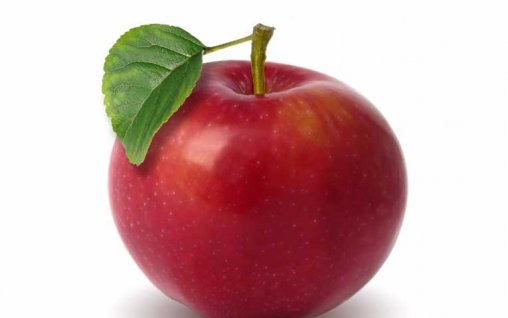
#> input picture imagine.jpeg, 508 x 318 px
$ python paul.py
#> lines starting #> are read from the running program, lines starting #| are printed output that depends on the picture; after the words box and inside, x2 and y2 are one past the last pixel; in counts of white or black regions, pixels touching at a corner belong together
import cv2

# incarca imaginea sau deschide fluxul de video
import imutils as imutils

image = cv2.imread("imagine.jpeg")
#> image is the input picture: shape (318, 508, 3); mean B, G, R 167, 168.1, 205.3
#video_capture = cv2.VideoCapture(0)

# convertește imaginea la niveluri de gri
gray = cv2.cvtColor(image, cv2.COLOR_BGR2GRAY)
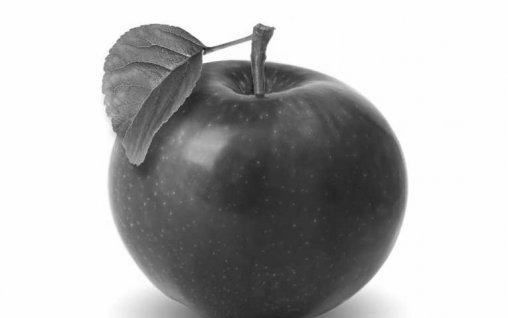
#> gray: shape (318, 508); min 25, max 255, mean 179.1

# aplică un filtru de reducere a zgomotului pentru a îmbunătăți detectarea
gray = cv2.GaussianBlur(gray, (5, 5), 0)

# detectează marginile în imaginea grayscale
edged = cv2.Canny(gray, 35, 125)
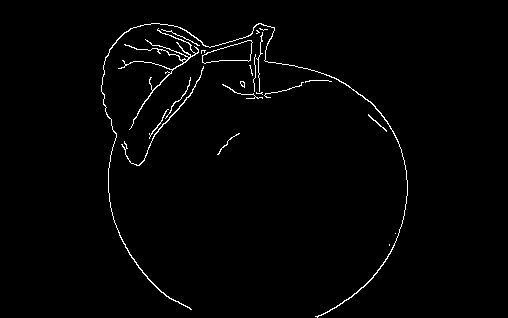
#> edged: shape (318, 508); 1.5% white in thin lines or dots, all inside (x1, y1, x2, y2) = (101, 23, 408, 318)

# găsește formele în imagine
cnts = cv2.findContours(edged.copy(), cv2.RETR_LIST, cv2.CHAIN_APPROX_SIMPLE)
#> cnts = 25 contours, 20 with area under 20; largest, box (x1, y1, x2, y2) and area: (202, 40, 253, 64) 677, (202, 40, 253, 64) 672, (101, 23, 408, 318) 241, (118, 28, 199, 130) 128, (121, 66, 204, 166) 66
cnts = imutils.grab_contours(cnts)

# bucla prin forme și le desenează în imagine
for c in cnts:
    cv2.drawContours(image, [c], -1, (0, 255, 0), 2)
#> this loop made 25 passes
#> c on passes 1 to 2: [[389, 244], [389, 245]], [[395, 233]]
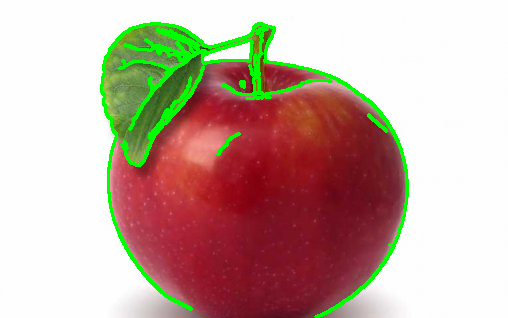
#> image: shape (318, 508, 3); 4.68% of pixels changed, all inside (x1, y1, x2, y2) = (100, 22, 409, 318)

# afișează imaginea rezultată
cv2.imshow("Imagine", image)
cv2.waitKey(0)
